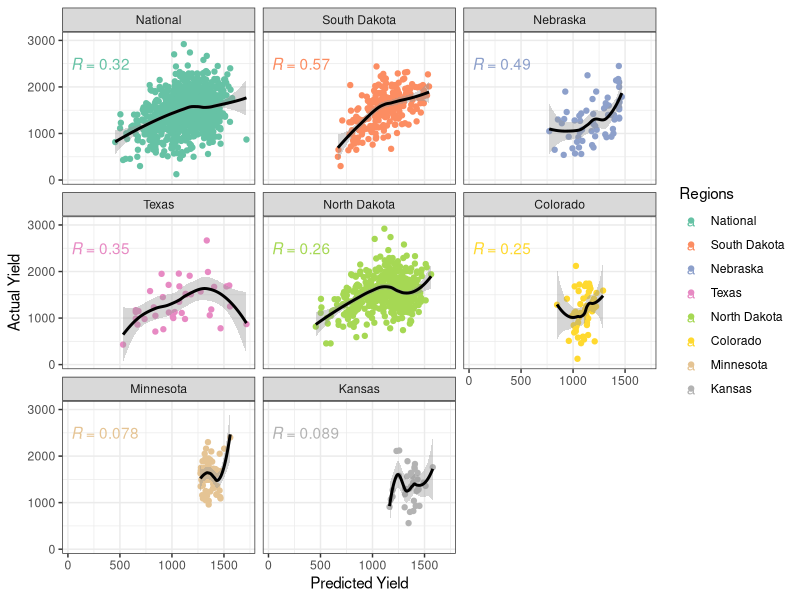
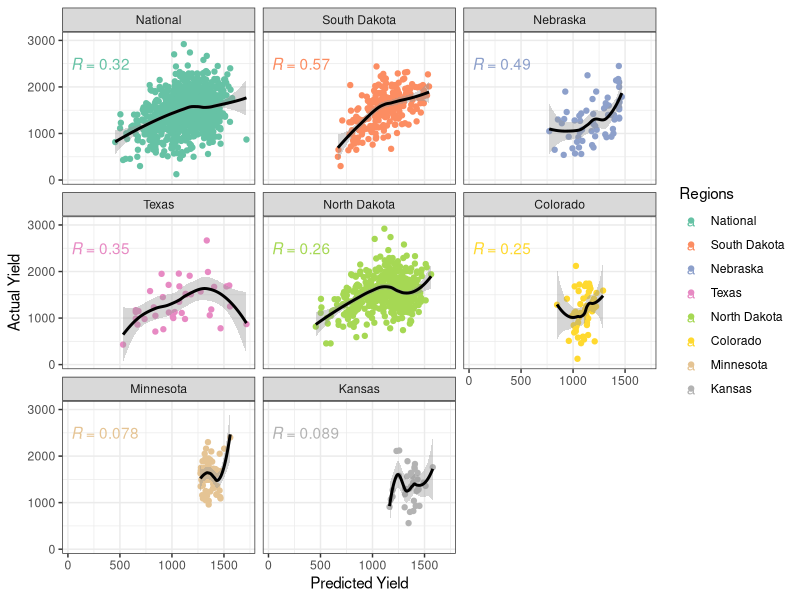

Here is the R script that generated these plots, in order:
## ---- chunk 1

packages <- c("here","tidyverse","ggpubr","stringi")

lapply(packages, require,character.only=T)


#### Loading the files which contain the test errors ##

Errors_test <- read.csv(here::here("Processed_Datasets",
                              "Errors.csv")) %>% 
                                            filter(Dataset == "Test") 


Pred_versus_actual_state <- Errors_test %>% 
                                select(State,Predictions,Yield,Year) 


Pred_versus_actual_state_National <- Pred_versus_actual_state

#replace multiple patterns in name column
Pred_versus_actual_state_National$State <- stri_replace_all_regex(Pred_versus_actual_state_National$State,
                                                      pattern=c('CO', 'KS', 'TX',
                                                                'NE','ND','SD',
                                                                'MN'),
                                          replacement=c('National','National',
                                                        'National','National',
                                                        'National','National',
                                                        'National'),
                                                         vectorize=FALSE)

National_and_state_pred_versus_actual <- rbind(Pred_versus_actual_state_National,
                                               Pred_versus_actual_state) 

National_and_state_pred_versus_actual <- National_and_state_pred_versus_actual %>% 
                                          mutate(State = case_when(str_detect(State,
                                                                                "CO") ~ 
                                                                       "Colorado",
                                                                     str_detect(State,
                                                                                "KS") ~ 
                                                                       "Kansas",
                                                                     str_detect(State,
                                                                                "MN") ~ 
                                                                       "Minnesota",
                                                                     str_detect(State,
                                                                                "ND") ~ 
                                                                       "North Dakota",
                                                                     str_detect(State,
                                                                                "NE") ~
                                                                       "Nebraska",
                                                                     str_detect(State,
                                                                                "SD") ~
                                                                       "South Dakota",
                                                                   str_detect(State,
                                                                              "TX") ~
                                                                     "Texas",
                                                                   str_detect(State,
                                                                              "National") ~
                                                                     "National"))

National_and_state_pred_versus_actual$State <- factor(National_and_state_pred_versus_actual$State,
                                                      levels = c("National",
                                                                 "South Dakota",
                                                                 "Nebraska",
                                                                 "Texas",
                                                                 "North Dakota",
                                                                 "Colorado",
                                                                 "Minnesota",
                                                                 "Kansas"))


#### Plotting the prediction versus actual ### 

National_and_state_pred_versus_actual %>% 
  ggplot(aes(x= Predictions,
             y= Yield,
             group=State,
             color=State)) +
  geom_point() +
  geom_smooth(color = 'black') +
  stat_cor(aes(label = ..r.label..),
           label.x=30, label.y=2500)+
  scale_color_manual("Regions",
                     values = c("#66C2A5","#FC8D62","#8DA0CB","#E78AC3","#A6D854",
                                "#FFD92F","#E5C494","#B3B3B3")) +
  facet_wrap(~State) +
  labs(x = "Predicted Yield",
       y="Actual Yield") +
  theme(text = element_text(size = 10)) +
  theme_bw()


ggsave("Figure 4.svg")


